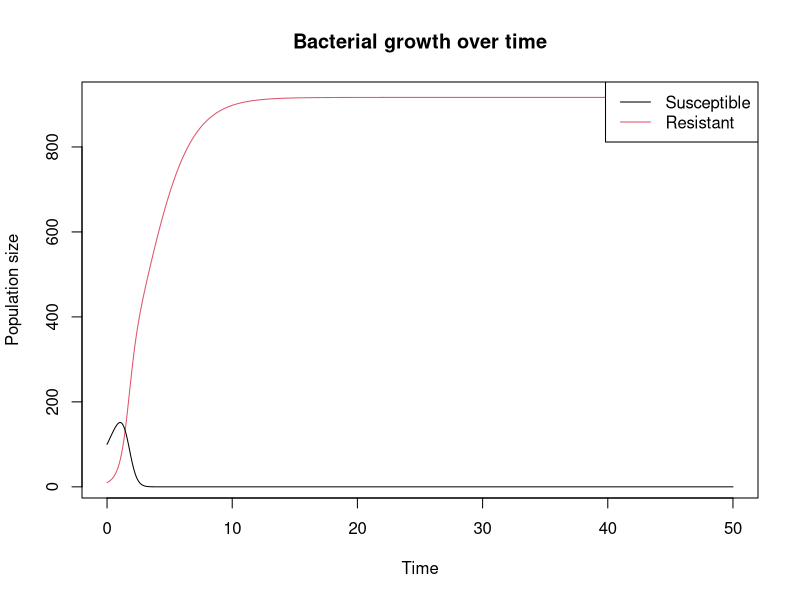

This chart was generated by the following R code:
library(deSolve)

Psi = 0.1
Phi = 0.2
Zeta = 1
Kappa = 1

hill <- function(psi=Psi,A,phi=Phi,zeta=Zeta,kappa=Kappa) {
  return(phi*(A/zeta)^kappa/((A/zeta)^kappa-(psi-phi)/psi))
}

fitness <- function(psi=Psi,A1,phi1=Phi,zeta1=Zeta,kappa1=Kappa,A2,phi2=Phi,zeta2=Zeta,kappa2=Kappa) {
  return(psi-hill(psi,A1,phi1,zeta1,kappa1)-hill(psi,A2,phi2,zeta2,kappa2))
}

growth <- function(mu,R,k){
  return(mu*R/(R+k))
}

print(hill(0,2,1,1,1))
print(fitness(A1=100,A2=1,zeta2=0.01))


# Function to simulate bacterial growth over time
simulate_growth <- function(initial_populations, params, time) {
  
  # Define the differential equations for the model
  bacterial_growth <- function(t, populations, params) {
    with(list(S = populations[1], R = populations[2], rmax_S = params[1], rmax_R = params[2],
              K = params[3], beta = params[4], delta = params[5]), {
                dS <- rmax_S * S * (1 - ((S + R) / K)) - beta * S * R
                dR <- rmax_R * R * (1 - ((S + R) / K)) + beta * S * R - delta * R
                return(list(c(dS, dR)))
              })
  }
  
  # Set the initial populations and parameters
  S0 <- initial_populations[1]
  R0 <- initial_populations[2]
  rmax_S <- params[1]
  rmax_R <- params[2]
  K <- params[3]
  beta <- params[4]
  delta <- params[5]
  
  # Set the times at which to compute the solutions
  times <- seq(from = 0, to = time, by = 0.01)
  
  # Solve the differential equations using deSolve
  sol <- ode(y = c(S = S0, R = R0), times = times, func = bacterial_growth, parms = params)
  
  # Return the solution
  return(sol)
}

# Example usage
initial_populations <- c(S = 100, R = 10)
params <- c(rmax_S = 0.8, rmax_R = 0.6, K = 1000, beta = 0.01, delta = 0.05)
time <- 50
solution <- simulate_growth(initial_populations, params, time)
plot(solution[,1], solution[,3], type = "l", col = 2, main = "Bacterial growth over time", xlab = "Time", ylab = "Population size")
lines(solution[,1], solution[,2], col = 1)
legend("topright", legend = c("Susceptible", "Resistant"), col = c(1, 2), lty = 1)
